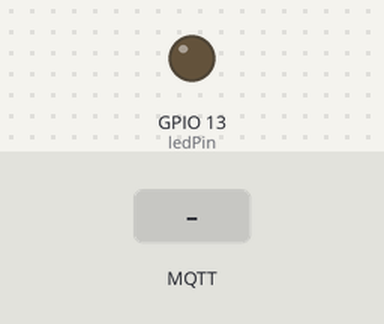
Bench run of a sketch on a simulated ESP32. On the bench: output pins drawn as LEDs (lit = HIGH). Dashed ring = blinking. Inputs (shaded band) come from the test bench. WiFi joins after 1.5 s; servers stay silent unless stated; no MQTT or app messages arrive unless stated; what the sketch prints to the serial monitor is not drawn.

Above: at 2.7 s.
2.8 s: MQTT message "5" arrives on the first subscribed topic
At 2.9 s:
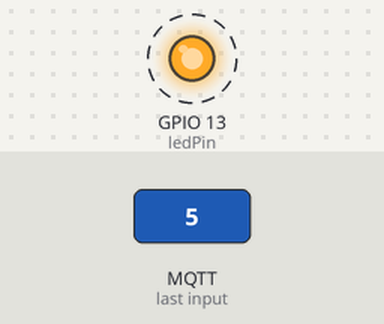
5.8 s: MQTT message "90" arrives on the first subscribed topic
At 6.2 s:
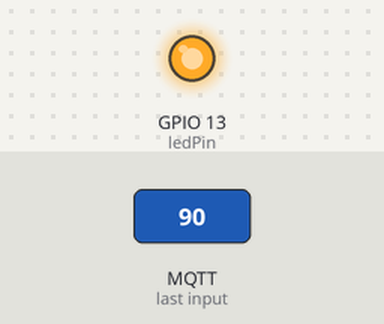
Timing chart, 0 to 14.8 s (numbered marks = the images above; inputs shaded):
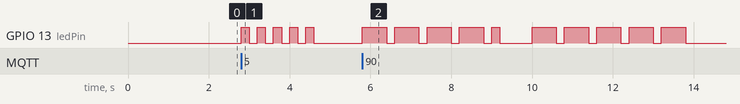

Measured:
- after the input at 2.8 s, GPIO 13 (ledPin): alternates HIGH for 0.20 s and LOW for 0.20 s, 10 changes in all, then stays LOW, starting at once
- after the input at 5.8 s, GPIO 13 (ledPin): goes 4 × (HIGH 0.60 s, LOW 0.20 s), HIGH 0.20 s, LOW 0.80 s, 4 × (HIGH 0.60 s, LOW 0.20 s), HIGH 0.60 s, then LOW, starting at once

The sketch:

mqtt_shiftr_morse.ino
```cpp
// for use with https://editor.p5js.org/shfitz/sketches/2QRxiBUEk

#include <WiFi.h>
#include <ArduinoMqttClient.h>
int ledPin = 13;

//For letters
char* letters[] = {
  ".-", "-...", "-.-.", "-..", ".", "..-.", "--.", "....", "..",    // A-I
  ".---", "-.-", ".-..", "--", "-.", "---", ".--.", "--.-", ".-.",  // J-R
  "...", "-", "..-", "...-", ".--", "-..-", "-.--", "--.."          // S-Z
};

//For Numbers
char* numbers[] = {
  "-----", ".----", "..---", "...--", "....-", ".....",
  "-....", "--...", "---..", "----."
};

int dotDelay = 200;

const char ssid[] = "sebadoh";
const char pass[] = "bakesale";

WiFiClient client;
MqttClient mqttClient(client);

unsigned long lastMillis = 0;

const char broker[] = "lampy.cloud.shiftr.io";
int port = 1883;
const char topic[] = "morse";

void setup() {
  pinMode(ledPin, OUTPUT);

  Serial.begin(115200);
  while (!Serial) { ; }

  // attempt to connect to WiFi network:
  Serial.print("Attempting to connect to WPA SSID: ");
  Serial.println(ssid);
  WiFi.begin(ssid, pass);
  while (WiFi.status() != WL_CONNECTED) {
    delay(500);
    Serial.print(".");
  }

  Serial.println("You're connected to the network");
  Serial.println();

  // You can provide a unique client ID, if not set the library uses Arduino-millis()
  // Each client must have a unique client ID
  mqttClient.setId("Scott's Relay");

  // You can provide a username and password for authentication
  mqttClient.setUsernamePassword("lampy", "6WPWBDct3jb7qiLy");

  Serial.print("Attempting to connect to the MQTT broker: ");
  Serial.println(broker);

  if (!mqttClient.connect(broker, port)) {
    Serial.print("MQTT connection failed! Error code = ");
    Serial.println(mqttClient.connectError());

    while (1)
      ;
  }

  Serial.println("You're connected to the MQTT broker!");
  Serial.println();

  Serial.print("Subscribing to topic: ");
  Serial.println(topic);
  Serial.println();

  // subscribe to a topic
  mqttClient.subscribe(topic);

  // topics can be unsubscribed using:
  // mqttClient.unsubscribe(topic);

  Serial.print("Waiting for messages on topic: ");
  Serial.println(topic);
  Serial.println();
}

void messageReceived(String cha) {

  for (int x = 0; x <= cha.length(); x++) {
    char ch = cha[x];
    if (ch >= 'a' && ch <= 'z') {
      flashSequence(letters[ch - 'a']);
    } else if (ch >= 'A' && ch <= 'Z') {
      flashSequence(letters[ch - 'A']);
    } else if (ch >= '0' && ch <= '9') {
      flashSequence(numbers[ch - '0']);
    } else if (ch == ' ') {
      delay(dotDelay * 4);
    }
    // Serial.print(ch);
  }
  Serial.println();
}

void flashSequence(char* sequence) {
  int i = 0;
  while (sequence[i] != NULL) {
    flashDotOrDash(sequence[i]);
    i++;
  }
  delay(dotDelay * 3);
}

void flashDotOrDash(char dotOrDash) {
  digitalWrite(ledPin, HIGH);
  if (dotOrDash == '.') {
    delay(dotDelay);
    Serial.print(".");
  } else  // must be a -
  {
    delay(dotDelay * 3);
    Serial.print("-");
  }
  digitalWrite(ledPin, LOW);
  delay(dotDelay);
}

void loop() {
  int messageSize = mqttClient.parseMessage();

  if (messageSize) {
    // we received a message, print out the topic and contents
    Serial.print("Received a message with topic '");
    Serial.print(mqttClient.messageTopic());
    Serial.print("', length ");
    Serial.print(messageSize);
    Serial.println(" bytes:");

    // print the contents
    String dataRec = "";
    while (mqttClient.available()) {
      dataRec += (char)mqttClient.read();
    }
    Serial.println(dataRec);

    messageReceived(dataRec);
  }
}
```
